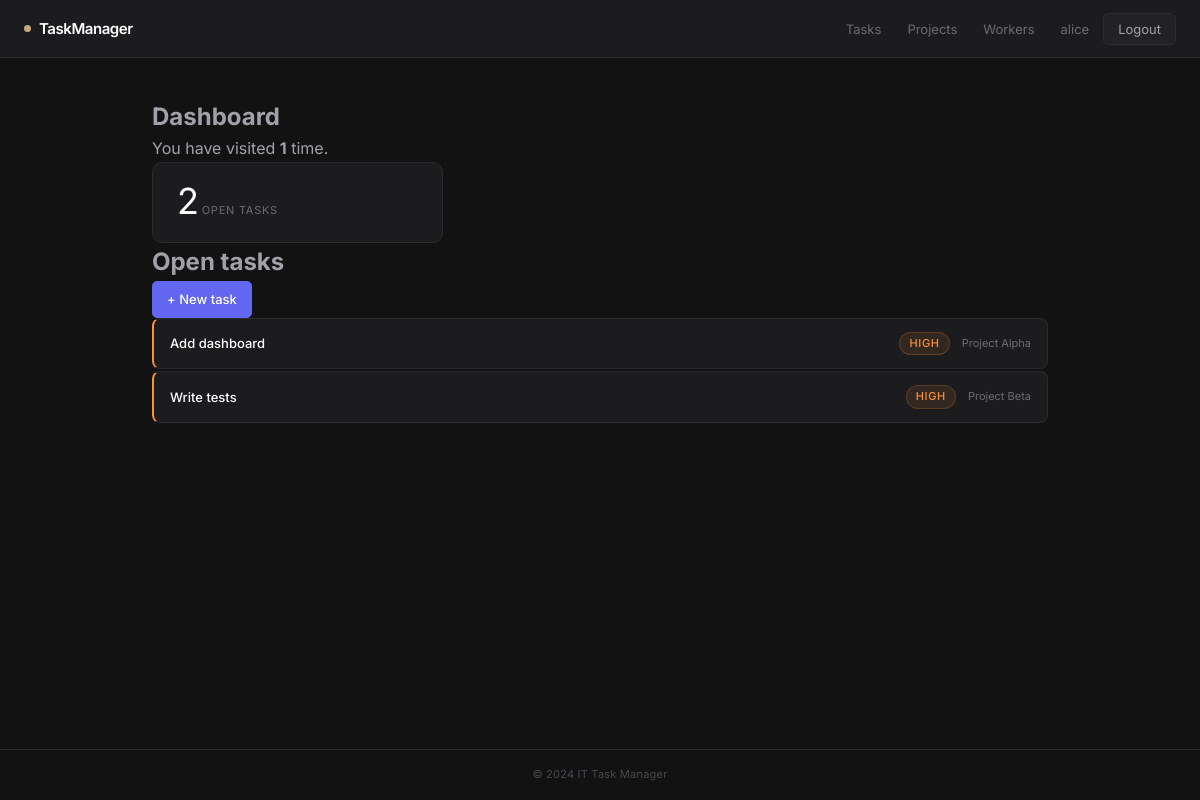
Page / (signed in) on the committed database.
### tasks/models.py (models this page shows, shortened)
class Worker(AbstractUser):
    position = models.ForeignKey(
        Position,
        on_delete=models.SET_NULL,
        null=True,
        blank=True,
        related_name="workers",
    )
    class Meta:
        ordering = ["username"]

class Task(models.Model):
    class Priority(models.TextChoices):
        LOW = "LOW", "Low"
        MEDIUM = "MEDIUM", "Medium"
        HIGH = "HIGH", "High"
        CRITICAL = "CRITICAL", "Critical"
    name = models.CharField(max_length=200)
    description = models.TextField(blank=True, default="")
    deadline = models.DateField(null=True, blank=True)
    is_complete = models.BooleanField(default=False)
    priority = models.CharField(
        max_length=10,
        choices=Priority.choices,
        default=Priority.MEDIUM,
    )
    task_type = models.ForeignKey(
        TaskType,
        on_delete=models.SET_NULL,
        null=True,
        blank=True,
        related_name="tasks",
    )
    project = models.ForeignKey(
        Project,
        on_delete=models.SET_NULL,
        null=True,
        blank=True,
        related_name="tasks",
    )
    assignees = models.ManyToManyField(
        settings.AUTH_USER_MODEL,
        blank=True,
        related_name="assigned_tasks",
    )
    tags = models.ManyToManyField(
        Tag,
        blank=True,
        related_name="tasks",
    )
    class Meta:
        ordering = ["-priority", "deadline"]

class Project(models.Model):
    name = models.CharField(max_length=200)
    description = models.TextField(blank=True, default="")
    team = models.ForeignKey(
        Team,
        on_delete=models.SET_NULL,
        null=True,
        blank=True,
        related_name="projects",
    )
    deadline = models.DateField(null=True, blank=True)
    is_complete = models.BooleanField(default=False)
    class Meta:
        ordering = ["name"]
    def __str__(self):
        return self.name

### tasks/views.py (the view)
# urls.py: path("", views.IndexView.as_view(), name="index"),
class IndexView(LoginRequiredMixin, ListView):
    model = Task
    template_name = "tasks/index.html"
    context_object_name = "tasks"
    paginate_by = 5
    def get_queryset(self):
        return (
            Task.objects
            .select_related("task_type", "project")
            .prefetch_related("assignees", "tags")
            .filter(is_complete=False)
        )
    def get_context_data(self, **kwargs):
        context = super().get_context_data(**kwargs)
        visits = self.request.session.get("visit_count", 0) + 1
        self.request.session["visit_count"] = visits
        context["visit_count"] = visits
        return context

### templates/tasks/index.html (shortened to what this page needs)
{% extends "base.html" %}
{% block content %}
<section class="dashboard">
  <header class="dashboard__header">
    <h1>Dashboard</h1>
    <p class="dashboard__visit">
      You have visited <strong>{{ visit_count }}</strong>
      time{{ visit_count|pluralize }}.
    </p>
  </header>
  <div class="dashboard__stats">
    <div class="stat-card">
      <span class="stat-card__num">{{ tasks.count }}</span>
      <span class="stat-card__label">Open tasks</span>
    </div>
  </div>
  <section class="section">
    <header class="section__header">
      <h2>Open tasks</h2>
      <a href="{% url 'tasks:task-create' %}" class="btn btn--primary">+ New task</a>
    </header>
    <ul class="task-list">
      {% for task in tasks %}
        <li class="task-item task-item--{{ task.priority|lower }}">
          <a class="task-item__name"
             href="{% url 'tasks:task-detail' pk=task.pk %}">
            {{ task.name }}
          </a>
          <span class="badge badge--{{ task.priority|lower }}">
            {{ task.priority }}
          </span>
          {% if task.project %}
            <span class="task-item__project">{{ task.project }}</span>
          {% endif %}
        </li>
      {% empty %}
        <li class="empty-state">No open tasks. Great job!</li>
      {% endfor %}
    </ul>
  </section>
</section>
{% endblock %}

### templates/base.html (shortened to what this page needs)
{% load static %}
<!DOCTYPE html>
<html lang="en">
<head>
  <link rel="stylesheet" href="{% static 'css/style.css' %}">
</head>
<body>
  <nav class="navbar">
    <a class="navbar__brand" href="{% url 'tasks:index' %}">TaskManager</a>
    <ul class="navbar__links">
      {% if user.is_authenticated %}
        <li><a href="{% url 'tasks:task-list' %}">Tasks</a></li>
        <li><a href="{% url 'tasks:project-list' %}">Projects</a></li>
        <li><a href="{% url 'tasks:worker-list' %}">Workers</a></li>
        <li>
          <a href="{% url 'tasks:worker-detail' pk=user.pk %}">
            {{ user.username }}
          </a>
        </li>
        <li>
          <form method="post" action="{% url 'tasks:logout' %}">
            <button type="submit" class="btn btn--link">Logout</button>
          </form>
        </li>
      {% else %}
        <li><a href="{% url 'tasks:login-page' %}">Login</a></li>
        <li><a href="{% url 'tasks:signup' %}">Sign up</a></li>
      {% endif %}
    </ul>
  </nav>
  <main class="main-content">
    {% block content %}{% endblock %}
  </main>
  <footer class="footer">
    <p>&copy; 2024 IT Task Manager</p>
  </footer>
</body>
</html>

### static/css/style.css (style rules this page uses)
:root { --color-bg: #121212; --color-surface: #1c1c1e; --color-surface-active: #262629; --color-surface-input: #151618; --color-border: #2c2c2e; --color-border-focus: #383838; --color-text: #ffffff; --color-text-muted: #6b6b72; --color-text-light: #a1a1aa; --color-accent: #c5a880; --color-primary: #6366f1; --color-primary-hover: #4f46e5; --color-focus-ring: rgba(99, 102, 241, 0.28); --priority-low: #34d399; --priority-medium: #fbbf24; --priority-high: #fb923c; --priority-critical: #f87171; --radius-sm: 5px; --radius-md: 8px; --radius-lg: 10px; --radius-xl: 16px; --font-sans: 'Inter', system-ui, -apple-system, sans-serif; --shadow-sm: 0 1px 2px rgba(0, 0, 0, 0.2); --shadow-md: 0 4px 12px rgba(0, 0, 0, 0.4); }
*, *::before, *::after { box-sizing: border-box; margin: 0; padding: 0; }
body { font-family: var(--font-sans); background: var(--color-bg); color: var(--color-text-light); line-height: 1.6; min-height: 100vh; display: flex; flex-direction: column; -webkit-font-smoothing: antialiased; }
a { color: var(--color-primary); text-decoration: none; cursor: pointer; }
.navbar { background: var(--color-surface); border-bottom: 1px solid var(--color-border); padding: 0 1.5rem; height: 58px; display: flex; align-items: center; justify-content: space-between; }
.navbar__brand { font-size: 15px; font-weight: 600; color: var(--color-text); letter-spacing: -0.03em; display: flex; align-items: center; gap: 8px; }
.navbar__brand::before { content: ''; width: 7px; height: 7px; border-radius: 50%; background: var(--color-accent); flex-shrink: 0; display: inline-block; }
.navbar__links { list-style: none; display: flex; align-items: center; gap: 2px; }
.navbar__links a, .navbar__links .user-link { font-size: 13px; color: var(--color-text-muted); padding: 6px 12px; border-radius: var(--radius-sm); transition: color 0.15s; }
.main-content { flex: 1; max-width: 960px; width: 100%; margin: 2.5rem auto; padding: 0 2rem; display: grid; gap: 32px; }
.footer { border-top: 1px solid var(--color-border); padding: 16px 0; text-align: center; font-size: 11px; color: #48484f; letter-spacing: 0.02em; }
.dashboard__stats { display: grid; grid-template-columns: repeat(3, 1fr); gap: 12px; }
.stat-card { background: var(--color-surface); border: 1px solid var(--color-border); border-radius: var(--radius-lg); padding: 20px 24px; position: relative; overflow: hidden; }
.stat-card::before { content: ''; position: absolute; left: 0; top: 20%; bottom: 20%; width: 1px; border-radius: 9999px; }
.stat-card__num { font-size: 36px; font-weight: 400; color: var(--color-text); letter-spacing: -0.05em; line-height: 1; }
.stat-card__label { font-size: 11px; color: var(--color-text-muted); text-transform: uppercase; letter-spacing: 0.07em; margin-top: 4px; }
.btn { display: inline-flex; align-items: center; justify-content: center; background: #222225; border: 1px solid var(--color-border); color: var(--color-text-light); padding: 7px 14px; border-radius: var(--radius-sm); font-size: 13px; font-weight: 400; cursor: pointer; font-family: inherit; transition: background 0.15s, border-color 0.15s, color 0.15s; }
.btn--primary { background: var(--color-primary); border-color: var(--color-primary); color: var(--color-text); font-weight: 500; }
.task-list { display: flex; flex-direction: column; gap: 2px; }
.task-item { display: flex; align-items: center; gap: 12px; padding: 13px 16px; background: var(--color-surface); border: 1px solid var(--color-border); border-radius: var(--radius-md); transition: background 0.15s; }
.task-item__name { flex: 1; font-size: 13px; font-weight: 500; color: var(--color-text); }
.task-item__project { font-size: 11px; color: var(--color-text-muted); }
.task-item--high { border-left: 2px solid var(--priority-high); }
.badge { font-size: 11px; font-weight: 500; padding: 2px 9px; border-radius: 9999px; text-transform: uppercase; letter-spacing: 0.06em; border: 1px solid transparent; }
.badge--high { background: rgba(251, 146, 60, 0.1); color: var(--priority-high); border-color: rgba(251, 146, 60, 0.2); }

### rows in the picture
Worker: username "alice"
Task: name "Add dashboard", priority "HIGH", project "Project Alpha"
Task: name "Write tests", priority "HIGH", project "Project Beta"

### other values in the picture
{{ visit_count }} "1"
{{ tasks.count }} "2"
